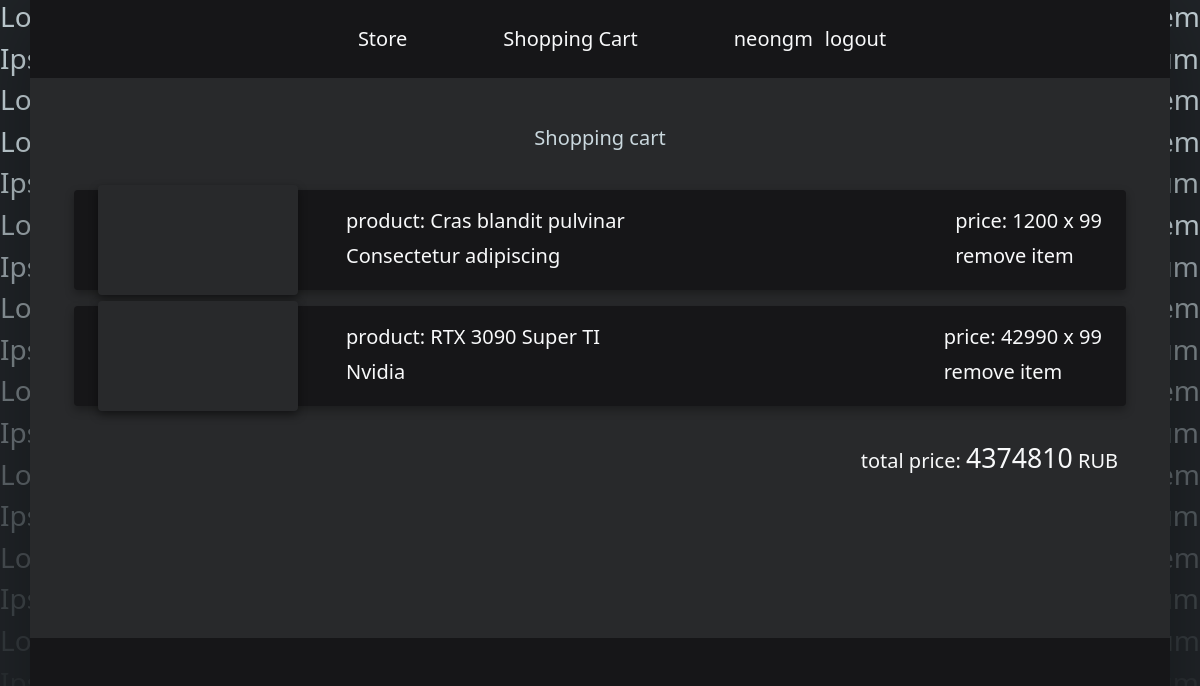
The app's page /cart (signed in), older data.
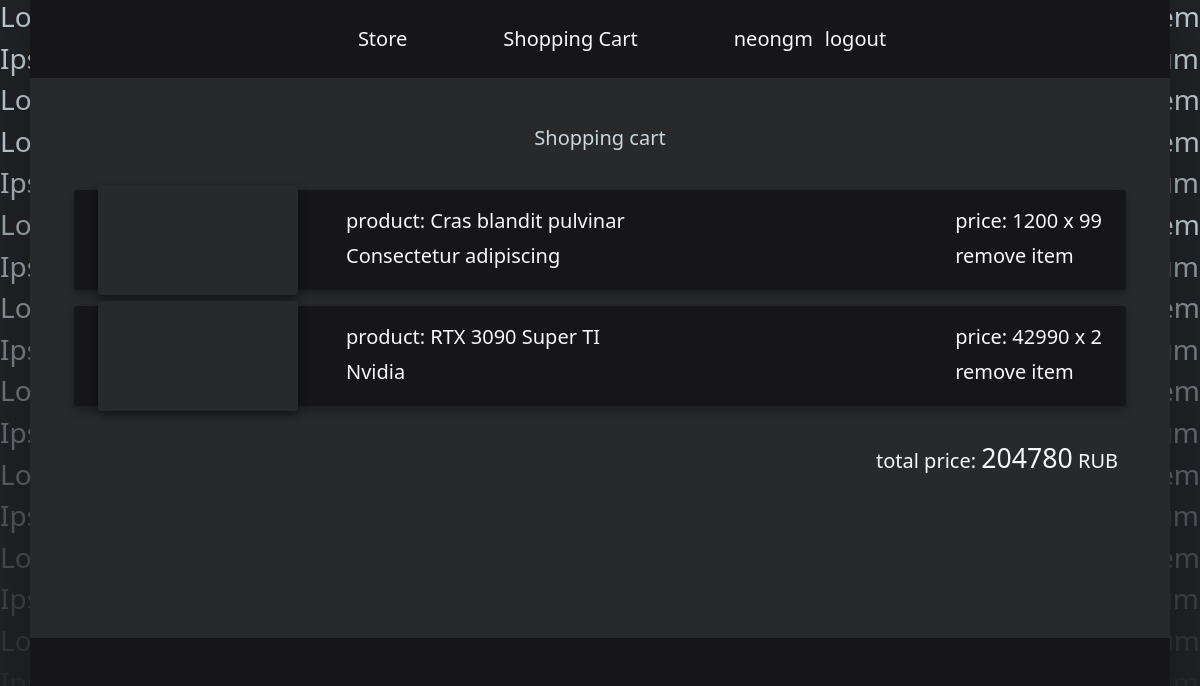
The same page, newer data.
### store/models.py (models this page shows, shortened)
class CartItem(models.Model):
    owner = models.ForeignKey(User, on_delete=models.CASCADE)
    item = models.ForeignKey(Item, on_delete=models.CASCADE)
    quantity = models.IntegerField()

class Item(models.Model):
    name = models.CharField('Item Name', max_length=60, default="Placeholder")
    sentence = models.CharField('Item Sentence', max_length=60)
    img_url = models.URLField('Item Image Url')
    descripotion = models.TextField('Item Description')
    price = models.IntegerField()

### store/views.py (the view)
# urls.py: path('cart', views.cart, name="cart"),
@login_required(login_url="login")
def cart(req):
    try:
        cart_items = CartItem.objects.filter(owner=req.user).order_by('-id')
        total_cost = sum([entry.item.price * entry.quantity for entry in cart_items])
    except CartItem.DoesNotExist:
        cart_items = []
        total_cost = 0
    context = {
        "cart_items": cart_items,
        "total_cost": total_cost
    }
    return render(req, 'store/cart.html', context)

### store/templates/store/cart.html (shortened to what this page needs)
{% extends 'layout.html' %}
{% load static %}
{% block content %}
<div class="row p-4 bg-dark d-flex align-items-start" style="min-height: 70vh;">
    <div>
        <h5 class='lead text-center text-light p-4 text-ipsum'>Shopping cart</h5>
        {% if cart_items %}
            {% for item in cart_items %}
            <div class="m-2 mt-3 p-4 rounded d-flex justify-content-between align-items-center bg-primary" style="box-shadow: 0px 4px 10px rgba(0, 0, 0, 0.308); height: 100px;">
                <div class="d-flex">
                    <div class="bg-dark rounded" style="width: 200px; box-shadow: 0px 4px 10px rgba(0, 0, 0, 0.445);">
                        <a href="{% url 'item_detail' item.item.id %}" class="text-decoration-none">
                        <div class="rounded" style='height: 100%; width: 100%; background-image: url("{{item.item.img_url}}"); background-size: cover; background-position: center;'></div>
                        </a>
                    </div>
                    <div class="ms-4 p-4">
                        <h4 class="lead text-light">product: <strong>{{item.item.name}}</strong></h4>
                        <div class="lead text-light">{{item.item.sentence}}</div>
                    </div>
                </div>
                <div class="">
                    <h4 class="lead text-light"><strong>price: {{item.item.price}} x {{item.quantity}}</strong></h4>
                    <a href="{% url 'delete_cart_item' item_id=item.id %}" onClick="return window.confirm('точно хочешь удалить?');" class="lead text-decoration-none text-light"><strong>remove item</strong></a>
                </div>
            </div>
            {% endfor %}
            <div class="d-flex w-100 justify-content-end p-4 m-2">
                <div class="lead text-light">total price: <strong> <span id="total_cost" style="font-size: 20pt;">{{total_cost}}</span></strong> RUB</div>
            </div>
        {% endif %}
    </div>
</div>
{% endblock %}

Row changes from the older to the newer data that the page shows:
changed CartItem "RTX 3090 Super TI": quantity "99" → "2"
Text that changed along with them:
{{ total_cost }}: "4374810" → "204780"
